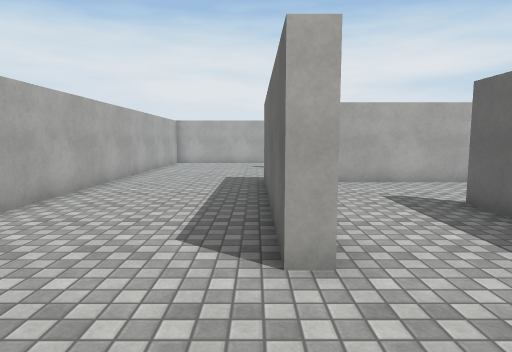
view 1 (above)

15 first-person views from a walk through a Unity game level. The camera is 1.4 m above the floor, tilts 6° down and sees 75° across. The floor is counted in squares, 1.13 m on a side. Each view is taken from the middle of a square. On the plan, view 1 faces up. The plan holds only what a view shows up to about 14 squares ahead; the rest is blank. The player is left out. Surface patterns are stand-ins for the level's own textures.

view 2
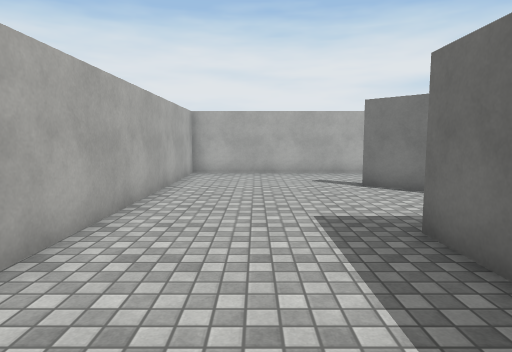

view 3
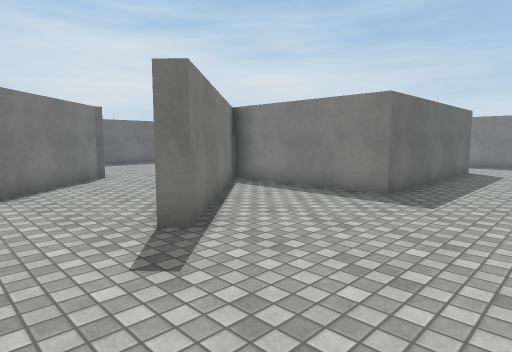

view 4
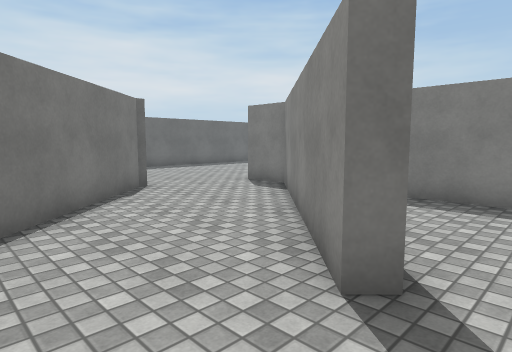

view 5
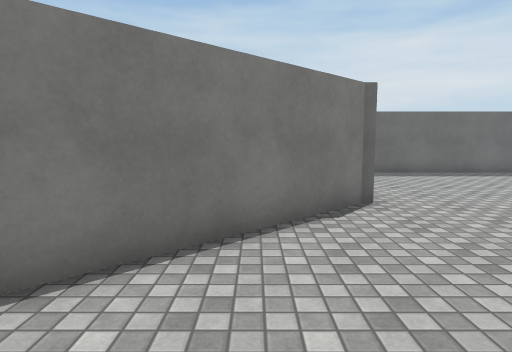

view 6
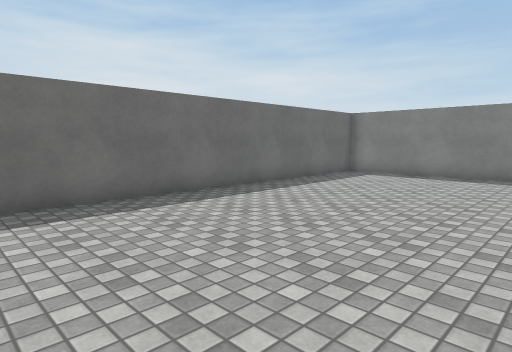

view 7
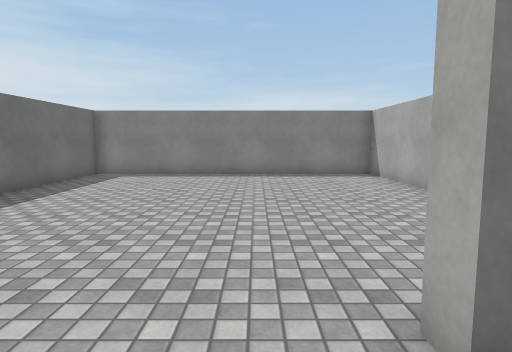

view 8
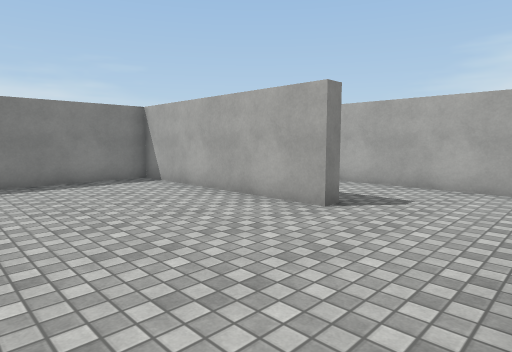

view 9
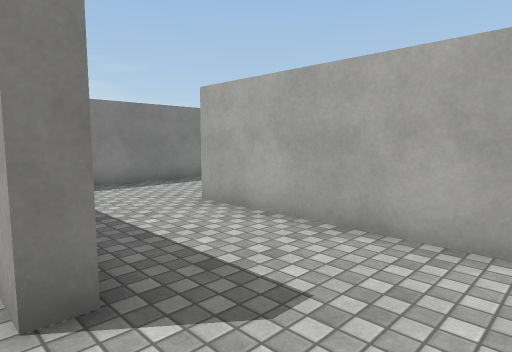

view 10
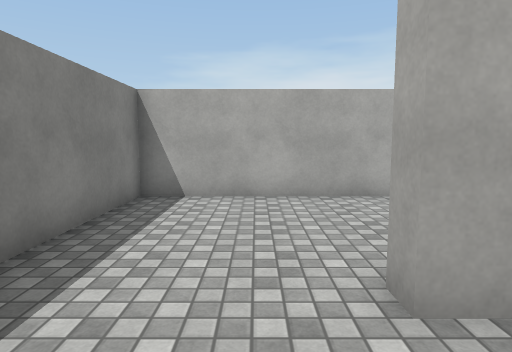

view 11
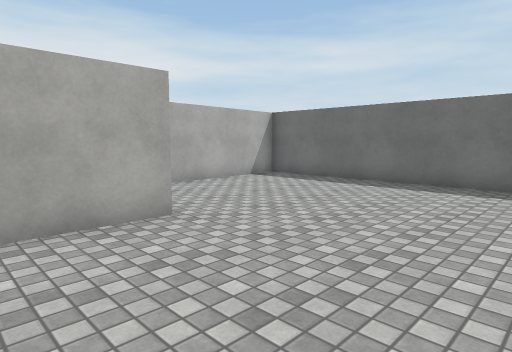

view 12
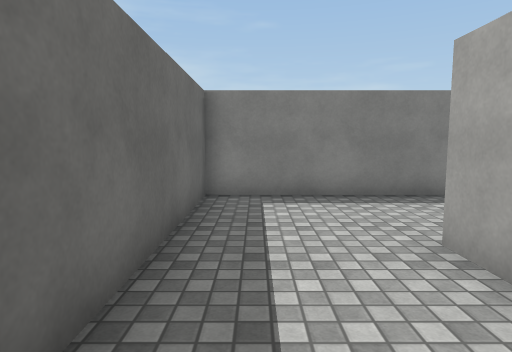

view 13
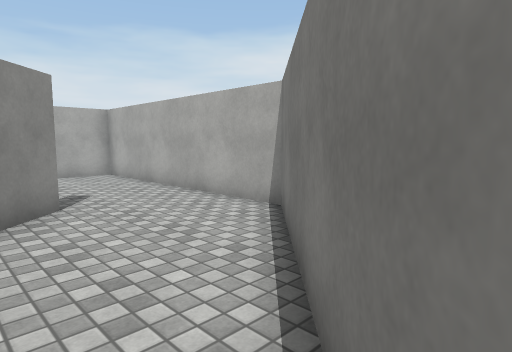

view 14
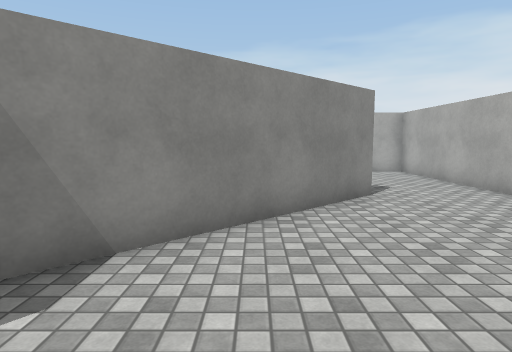

view 15
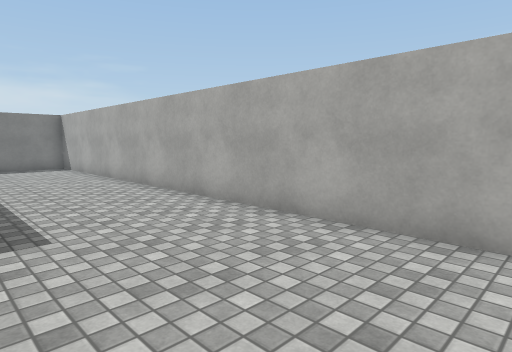

### Floor plan
Points are (right, up) in squares from view 1. A wall is a line through its corners. A room is listed if a view was taken in it or the views show most of it. See-through windows are left out.
Room 1 (views 1, 2, 3, 4, 5, 6, 7, 8, 9, 10, 11, 12, 13, 14, 15)
walls: (0.8, 8.9) (0.8, 3.1) (0.3, 3.1) (0.3, 10.4) (5.7, 10.4) (1, 15.3) (1.4, 15.7) (6.4, 10.4) (7.9, 10.4) (7.9, 9.9) (2.4, 9.9); (8.6, 13.8) (3.8, 18.9) (-4.5, 18.9) (-4.5, -0.6) (4.2, -0.6) (4.1, 6.5) (4.6, 6.5) (4.7, -0.6) (15, -0.6) (15, 14.1) (10.1, 13.7)

Positions as (right, up) in squares from view 1, and headings:
1: (0, 0), facing up
2: (-2, 6), facing up
3: (-3, 18), facing down-right
4: (0, 18), facing down-right
5: (2, 16), facing right
6: (8, 12), facing down-right
7: (9, 12), facing down
8: (10, 10), facing down-left
9: (5, 9), facing down-left
10: (3, 2), facing left
11: (5, 5), facing up-right
12: (3, 7), facing down
13: (8, 14), facing up-left
14: (9, 13), facing left
15: (0, 16), facing down-left
